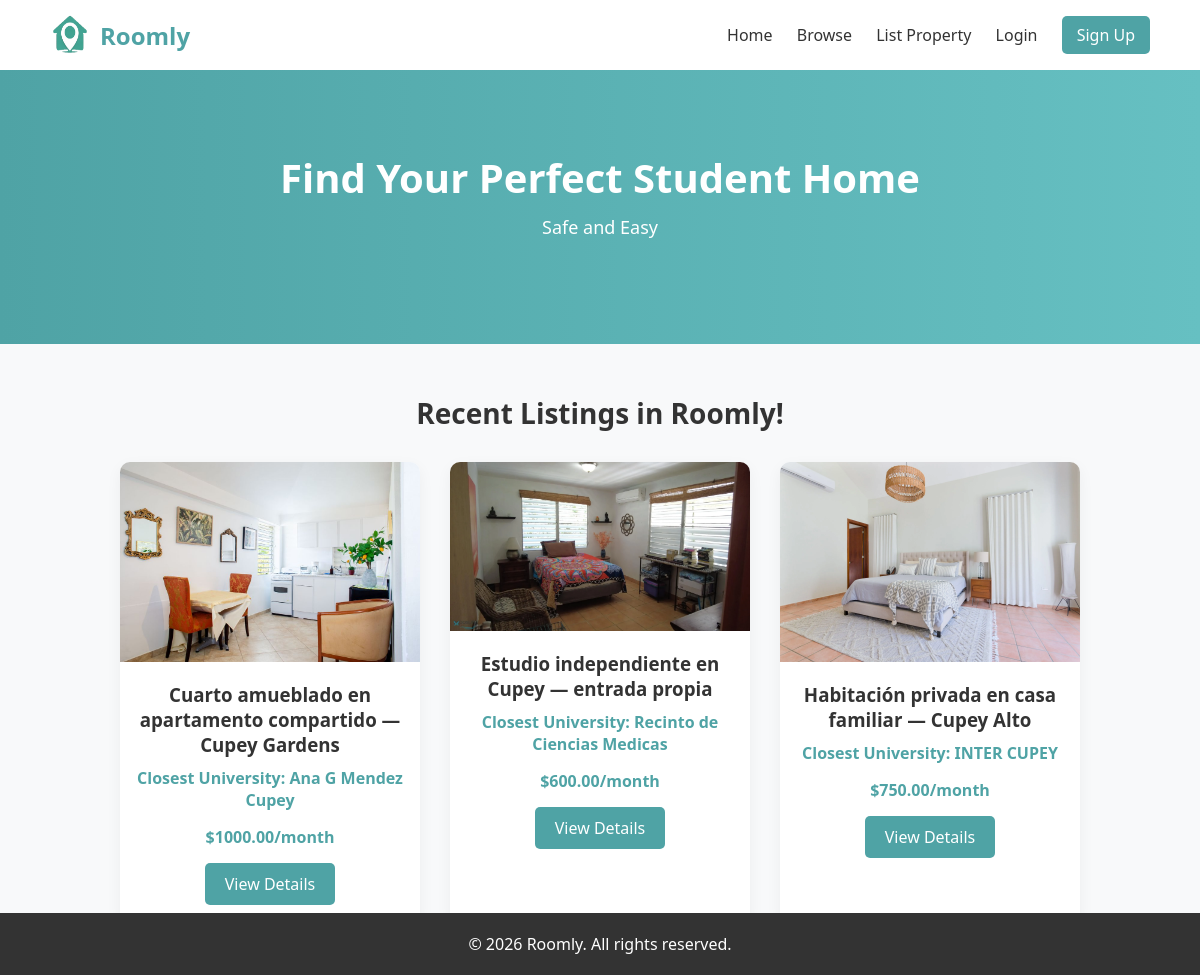
The page / on the database its author committed.
### website/models.py (models this page shows, shortened)
class Property(db.Model):
    __tablename__ = 'PROPERTY'
    property_id_pk = db.Column(db.Integer, primary_key=True)
    title = db.Column(db.String(255), nullable=False)
    description = db.Column(db.Text, nullable=False)
    address = db.Column(db.String(255), nullable=False)
    city = db.Column(db.String(255), nullable=False)
    state = db.Column(db.String(255), nullable=False)
    country = db.Column(db.String(255), nullable=False)
    postal_code = db.Column(db.String(10), nullable=False)
    price_per_month = db.Column(db.Float, nullable=False)
    deposit_amount = db.Column(db.Float, nullable=False)
    number_of_bedrooms = db.Column(db.Integer, nullable=False)
    number_of_bathrooms = db.Column(db.Integer, nullable=False, default=1)
    sqr_ft = db.Column(db.Integer, nullable=False)
    amenities = db.Column(db.Text, nullable=True)
    availability_status = db.Column(db.Boolean, nullable=False)
    owner_id_fk = db.Column(db.Integer, nullable=False)
    university_id_fk = db.Column(db.Integer, nullable=True)
    images = db.relationship('PropertyImage', backref='property', lazy='select')
    amenity_links = db.relationship('PropertyAmenity', backref='property', lazy='select')
    reviews = db.relationship('PropertyReview', backref='property', lazy='select', cascade='all, delete-orphan')
    @property
    def image_url(self):
        if self.images:
            return self.images[0].image_url
        return '/static/logoRoomly.png'

class PropertyImage(db.Model):
    __tablename__ = 'PROPERTY_IMAGES'
    image_id_pk = db.Column(db.Integer, primary_key=True)
    image_url = db.Column(db.String(255), nullable=False)
    property_id_fk = db.Column(db.Integer, db.ForeignKey('PROPERTY.property_id_pk'), nullable=False)

class University(db.Model):
    __tablename__ = 'UNIVERSITY'
    university_id_pk = db.Column(db.Integer, primary_key=True)
    name = db.Column(db.String(255), nullable=False)

### website/views.py (the view)
@views.route('/')
def home():
    featured_properties = Property.query.filter_by(availability_status=True).order_by(Property.property_id_pk.desc()).limit(3).all()
    for prop in featured_properties:
        if prop.university_id_fk:
            prop.university = University.query.get(prop.university_id_fk)
        else:
            prop.university = None
    return render_template('index.html', featured_properties=featured_properties)

### website/templates/index.html (shortened to what this page needs)
<!DOCTYPE html>
<html lang="en">
<head>
    <link rel="stylesheet" href="{{ url_for('static', filename='styles.css') }}">
</head>
<body>
    <header>
        <a class="logoRoomly" href="{{ url_for('views.home') }}">
            <img src="{{ url_for('static', filename='logoRoomly.png') }}" alt="Roomly Icon" class="header-icon">
            Roomly
            </a>
        <nav>
            <a href="{{ url_for('views.home') }}">Home</a>
            <a href="{{ url_for('views.browse') }}">Browse</a>
            <a href="{{ url_for('views.list_property') }}">List Property</a>
            {% if session.get('account_id') %}
                <a href="{{ url_for('auth.profile') }}">Profile</a>
                <span class="nav-user">Hi, {{ session.get('account_first_name') }}</span>
                <a href="{{ url_for('auth.logout') }}" class="signup-btn">Log Out</a>
            {% else %}
                <a href="{{ url_for('auth.login') }}">Login</a>
                <a href="{{ url_for('auth.signup') }}" class="signup-btn">Sign Up</a>
            {% endif %}
        </nav>
    </header>
    <section class="hero">
        <h1>Find Your Perfect Student Home</h1>
        <p>Safe and Easy</p>
    </section>
    <section class="listings">
        <h2>Recent Listings in Roomly!</h2>
        <div class="cards">
            {% if featured_properties %}
                {% for property in featured_properties %}
                    <div class="card">
                        {% if property.image_url %}
                            <img src="{{ property.image_url }}" alt="{{ property.title }}">
                        {% else %}
                            <img src="{{ url_for('static', filename='logoRoomly.png') }}" alt="{{ property.title }}">
                        {% endif %}
                        <h3>{{ property.title }}</h3>
                        {% if property.university %}
                            <p><strong>Closest University:</strong> {{ property.university.name }}</p>
                        {% endif %}
                        <p>${{ '%.2f'|format(property.price_per_month) }}/month</p>
                        <a href="{{ url_for('views.property_detail', property_id=property.property_id_pk) }}" class="view-details-btn">View Details</a>
                    </div>
                {% endfor %}
            {% else %}
                <p>No featured rooms available at the moment.</p>
            {% endif %}
        </div>
    </section>
    <footer>
        <p>© 2026 Roomly. All rights reserved.</p>
    </footer>
</body>
</html>

### website/static/styles.css (style rules this page uses)
* { margin: 0; padding: 0; box-sizing: border-box; font-family: 'Segoe UI', sans-serif; }
body { background-color: #f8f9fa; color: #333; }
header { display: flex; justify-content: space-between; align-items: center; padding: 15px 50px; background-color: white; box-shadow: 0 2px 5px rgba(0,0,0,0.05); }
.header-icon { height: 40px; width: 40px; margin-right: 10px; vertical-align: middle; }
.logoRoomly { display: flex; align-items: center; font-size: 24px; font-weight: 700; color: #4FA3A5; text-decoration: none; }
nav a { margin-left: 20px; text-decoration: none; color: #333; font-weight: 500; }
.signup-btn { background-color: #4FA3A5; color: white; padding: 8px 15px; border-radius: 5px; }
.hero { text-align: center; padding: 80px 20px; background: linear-gradient(to right, #4FA3A5, #66c0c2); color: white; }
.hero h1 { font-size: 40px; margin-bottom: 10px; }
.hero p { margin-bottom: 25px; font-size: 18px; }
.listings { padding: 50px; text-align: center; }
.listings h2 { margin-bottom: 30px; font-size: 28px; }
.cards { display: flex; justify-content: center; gap: 30px; flex-wrap: wrap; }
.card { background-color: white; width: 300px; border-radius: 10px; box-shadow: 0 5px 15px rgba(0,0,0,0.05); padding-bottom: 20px; transition: transform 0.3s ease; }
.card img { width: 100%; border-radius: 10px 10px 0 0; }
.card h3 { margin: 15px 0 10px; }
.card p { margin-bottom: 15px; font-weight: bold; color: #4FA3A5; }
.view-details-btn { display: inline-block; padding: 10px 20px; border: none; background-color: #4FA3A5; color: white; border-radius: 5px; cursor: pointer; text-decoration: none; transition: background-color 0.3s ease; }
footer { background-color: #333; color: white; text-align: center; padding: 20px; margin-top: 50px; position: fixed; bottom: 0; width: 100%; }

### rows shown on the page
Property: image_url (picture), title "Cuarto amueblado en apartamento compartido — Cupey Gardens", university.name "Ana G Mendez Cupey", price_per_month "1000.00"
Property: image_url (picture), title "Estudio independiente en Cupey — entrada propia", university.name "Recinto de Ciencias Medicas", price_per_month "600.00"
Property: image_url (picture), title "Habitación privada en casa familiar — Cupey Alto", university.name "INTER CUPEY", price_per_month "750.00"
